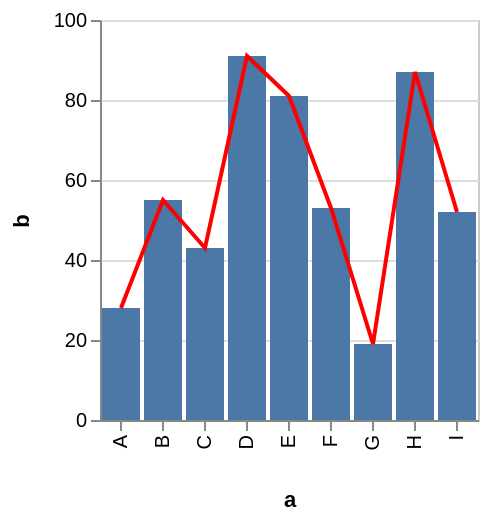

Here is the Vega-Lite specification saved for this chart:
### Vega specification from a JSON file in a GitHub repository (floating-point values rounded to 4 significant figures)
{"$schema": "https://vega.github.io/schema/vega/v3.0.json", "autosize": "pad", "padding": 5, "encode": {"update": {"stroke": {"value": "#ccc"}, "fill": {"value": "transparent"}}}, "data": [{"name": "source_0", "values": [{"a": "A", "b": 28}, {"a": "B", "b": 55}, {"a": "C", "b": 43}, {"a": "D", "b": 91}, {"a": "E", "b": 81}, {"a": "F", "b": 53}, {"a": "G", "b": 19}, {"a": "H", "b": 87}, {"a": "I", "b": 52}]}, {"name": "data_1", "source": "source_0", "transform": [{"type": "formula", "expr": "toNumber(datum[\"b\"])", "as": "b"}, {"type": "filter", "expr": "datum[\"b\"] !== null && !isNaN(datum[\"b\"])"}]}, {"name": "data_2", "source": "source_0", "transform": [{"type": "formula", "expr": "toNumber(datum[\"b\"])", "as": "b"}, {"type": "filter", "expr": "datum[\"b\"] !== null && !isNaN(datum[\"b\"])"}, {"type": "collect", "sort": {"field": "a", "order": "descending"}}]}], "signals": [{"name": "x_step", "value": 21}, {"name": "width", "update": "bandspace(domain('x').length, 0.1, 0.05) * x_step"}, {"name": "height", "update": "200"}], "marks": [{"name": "layer_0_marks", "type": "rect", "role": "bar", "from": {"data": "data_1"}, "encode": {"update": {"x": {"scale": "x", "field": "a"}, "width": {"scale": "x", "band": true}, "y": {"scale": "y", "field": "b"}, "y2": {"scale": "y", "value": 0}, "fill": {"value": "#4c78a8"}}}}, {"name": "layer_1_marks", "type": "line", "from": {"data": "data_2"}, "encode": {"update": {"x": {"scale": "x", "field": "a", "band": 0.5}, "y": {"scale": "y", "field": "b"}, "stroke": {"value": "red"}}}}], "scales": [{"name": "x", "type": "band", "domain": {"fields": [{"data": "data_1", "field": "a"}, {"data": "data_2", "field": "a"}], "sort": true}, "range": {"step": {"signal": "x_step"}}, "round": true, "paddingInner": 0.1, "paddingOuter": 0.05}, {"name": "y", "type": "linear", "domain": {"fields": [{"data": "data_1", "field": "b"}, {"data": "data_2", "field": "b"}], "sort": true}, "range": [{"signal": "height"}, 0], "round": true, "nice": true, "zero": true}], "axes": [{"scale": "x", "labelOverlap": true, "orient": "bottom", "title": "a", "zindex": 1, "encode": {"labels": {"update": {"angle": {"value": 270}, "align": {"value": "right"}, "baseline": {"value": "middle"}}}}}, {"scale": "y", "labelOverlap": true, "orient": "left", "tickCount": {"signal": "ceil(height/40)"}, "title": "b", "zindex": 1}, {"scale": "y", "domain": false, "grid": true, "labels": false, "maxExtent": 0, "minExtent": 0, "orient": "left", "tickCount": {"signal": "ceil(height/40)"}, "ticks": false, "zindex": 0, "gridScale": "x"}], "config": {"axis": {"minExtent": 30}}}
